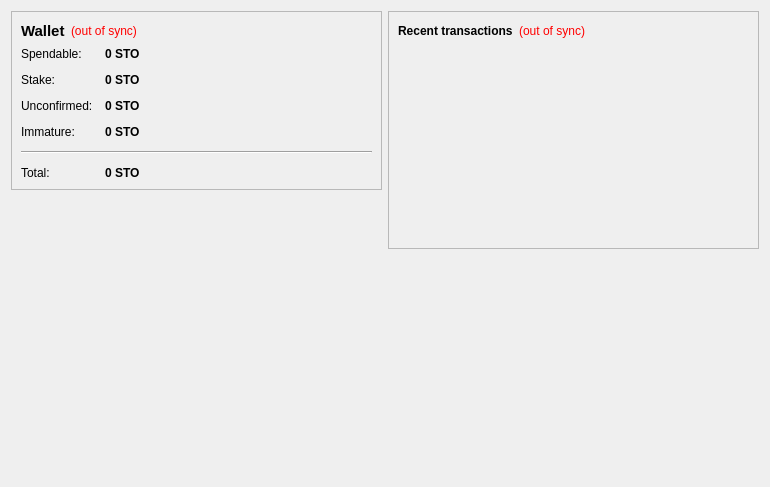
<?xml version="1.0" encoding="UTF-8"?>
<ui version="4.0">
 <class>OverviewPage</class>
 <widget class="QWidget" name="OverviewPage">
  <property name="geometry">
   <rect>
    <x>0</x>
    <y>0</y>
    <width>770</width>
    <height>487</height>
   </rect>
  </property>
  <property name="windowTitle">
   <string>Form</string>
  </property>
  <layout class="QHBoxLayout" name="horizontalLayout" stretch="1,1">
   <item>
    <layout class="QVBoxLayout" name="verticalLayout_2">
     <item>
      <widget class="QFrame" name="frame">
       <property name="frameShape">
        <enum>QFrame::StyledPanel</enum>
       </property>
       <property name="frameShadow">
        <enum>QFrame::Raised</enum>
       </property>
       <layout class="QVBoxLayout" name="verticalLayout_4">
        <item>
         <layout class="QHBoxLayout" name="horizontalLayout_4">
          <item>
           <widget class="QLabel" name="label_5">
            <property name="font">
             <font>
              <pointsize>11</pointsize>
              <weight>75</weight>
              <bold>true</bold>
             </font>
            </property>
            <property name="text">
             <string>Wallet</string>
            </property>
           </widget>
          </item>
          <item>
           <widget class="QLabel" name="labelWalletStatus">
            <property name="toolTip">
             <string>The displayed information may be out of date. Your wallet automatically synchronizes with the SaveTheOcean network after a connection is established, but this process has not completed yet.</string>
            </property>
            <property name="styleSheet">
             <string notr="true">QLabel { color: red; }</string>
            </property>
            <property name="text">
             <string notr="true">(out of sync)</string>
            </property>
            <property name="alignment">
             <set>Qt::AlignLeading|Qt::AlignLeft|Qt::AlignVCenter</set>
            </property>
           </widget>
          </item>
          <item>
           <spacer name="horizontalSpacer_2">
            <property name="orientation">
             <enum>Qt::Horizontal</enum>
            </property>
            <property name="sizeHint" stdset="0">
             <size>
              <width>40</width>
              <height>20</height>
             </size>
            </property>
           </spacer>
          </item>
         </layout>
        </item>
        <item>
         <layout class="QFormLayout" name="formLayout_2">
          <property name="fieldGrowthPolicy">
           <enum>QFormLayout::AllNonFixedFieldsGrow</enum>
          </property>
          <property name="horizontalSpacing">
           <number>12</number>
          </property>
          <property name="verticalSpacing">
           <number>12</number>
          </property>
          <item row="0" column="0">
           <widget class="QLabel" name="label">
            <property name="text">
             <string>Spendable:</string>
            </property>
           </widget>
          </item>
          <item row="0" column="1">
           <widget class="QLabel" name="labelBalance">
            <property name="font">
             <font>
              <weight>75</weight>
              <bold>true</bold>
             </font>
            </property>
            <property name="cursor">
             <cursorShape>IBeamCursor</cursorShape>
            </property>
            <property name="toolTip">
             <string>Your current spendable balance</string>
            </property>
            <property name="text">
             <string notr="true">0 STO</string>
            </property>
            <property name="textInteractionFlags">
             <set>Qt::LinksAccessibleByMouse|Qt::TextSelectableByKeyboard|Qt::TextSelectableByMouse</set>
            </property>
           </widget>
          </item>
          <item row="1" column="0">
           <widget class="QLabel" name="label_6">
            <property name="text">
             <string>Stake:</string>
            </property>
           </widget>
          </item>
          <item row="1" column="1">
           <widget class="QLabel" name="labelStake">
            <property name="font">
             <font>
              <weight>75</weight>
              <bold>true</bold>
             </font>
            </property>
            <property name="cursor">
             <cursorShape>IBeamCursor</cursorShape>
            </property>
            <property name="toolTip">
             <string>Total of coins that was staked, and do not yet count toward the current balance</string>
            </property>
            <property name="text">
             <string notr="true">0 STO</string>
            </property>
            <property name="textInteractionFlags">
             <set>Qt::LinksAccessibleByMouse|Qt::TextSelectableByKeyboard|Qt::TextSelectableByMouse</set>
            </property>
           </widget>
          </item>
          <item row="2" column="0">
           <widget class="QLabel" name="label_3">
            <property name="text">
             <string>Unconfirmed:</string>
            </property>
           </widget>
          </item>
          <item row="2" column="1">
           <widget class="QLabel" name="labelUnconfirmed">
            <property name="font">
             <font>
              <weight>75</weight>
              <bold>true</bold>
             </font>
            </property>
            <property name="cursor">
             <cursorShape>IBeamCursor</cursorShape>
            </property>
            <property name="toolTip">
             <string>Total of transactions that have yet to be confirmed, and do not yet count toward the current balance</string>
            </property>
            <property name="text">
             <string notr="true">0 STO</string>
            </property>
            <property name="textInteractionFlags">
             <set>Qt::LinksAccessibleByMouse|Qt::TextSelectableByKeyboard|Qt::TextSelectableByMouse</set>
            </property>
           </widget>
          </item>
          <item row="3" column="0">
           <widget class="QLabel" name="labelImmatureText">
            <property name="text">
             <string>Immature:</string>
            </property>
           </widget>
          </item>
          <item row="3" column="1">
           <widget class="QLabel" name="labelImmature">
            <property name="font">
             <font>
              <weight>75</weight>
              <bold>true</bold>
             </font>
            </property>
            <property name="toolTip">
             <string>Mined balance that has not yet matured</string>
            </property>
            <property name="text">
             <string notr="true">0 STO</string>
            </property>
            <property name="textInteractionFlags">
             <set>Qt::LinksAccessibleByMouse|Qt::TextSelectableByKeyboard|Qt::TextSelectableByMouse</set>
            </property>
           </widget>
          </item>
          <item row="4" column="0" colspan="2">
           <widget class="Line" name="line">
            <property name="orientation">
             <enum>Qt::Horizontal</enum>
            </property>
           </widget>
          </item>
          <item row="5" column="0">
           <widget class="QLabel" name="labelTotalText">
            <property name="text">
             <string>Total:</string>
            </property>
           </widget>
          </item>
          <item row="5" column="1">
           <widget class="QLabel" name="labelTotal">
            <property name="font">
             <font>
              <weight>75</weight>
              <bold>true</bold>
             </font>
            </property>
            <property name="cursor">
             <cursorShape>IBeamCursor</cursorShape>
            </property>
            <property name="toolTip">
             <string>Your current total balance</string>
            </property>
            <property name="text">
             <string notr="true">0 STO</string>
            </property>
            <property name="textInteractionFlags">
             <set>Qt::LinksAccessibleByMouse|Qt::TextSelectableByKeyboard|Qt::TextSelectableByMouse</set>
            </property>
           </widget>
          </item>
         </layout>
        </item>
       </layout>
      </widget>
     </item>
     <item>
      <spacer name="verticalSpacer">
       <property name="orientation">
        <enum>Qt::Vertical</enum>
       </property>
       <property name="sizeHint" stdset="0">
        <size>
         <width>20</width>
         <height>40</height>
        </size>
       </property>
      </spacer>
     </item>
     <item>
      <widget class="QLabel" name="label_2">
       <property name="autoFillBackground">
        <bool>true</bool>
       </property>
       <property name="text">
        <string/>
       </property>
       <property name="pixmap">
        <pixmap>:/icons/drmbg</pixmap>
       </property>
       <property name="scaledContents">
        <bool>false</bool>
       </property>
       <property name="margin">
        <number>0</number>
       </property>
      </widget>
     </item>
    </layout>
   </item>
   <item>
    <layout class="QVBoxLayout" name="verticalLayout_3">
     <item>
      <widget class="QFrame" name="frame_2">
       <property name="frameShape">
        <enum>QFrame::StyledPanel</enum>
       </property>
       <property name="frameShadow">
        <enum>QFrame::Raised</enum>
       </property>
       <layout class="QVBoxLayout" name="verticalLayout">
        <item>
         <layout class="QHBoxLayout" name="horizontalLayout_2">
          <item>
           <widget class="QLabel" name="label_4">
            <property name="text">
             <string>&lt;b&gt;Recent transactions&lt;/b&gt;</string>
            </property>
           </widget>
          </item>
          <item>
           <widget class="QLabel" name="labelTransactionsStatus">
            <property name="toolTip">
             <string>The displayed information may be out of date. Your wallet automatically synchronizes with the SaveTheOcean network after a connection is established, but this process has not completed yet.</string>
            </property>
            <property name="styleSheet">
             <string notr="true">QLabel { color: red; }</string>
            </property>
            <property name="text">
             <string notr="true">(out of sync)</string>
            </property>
            <property name="alignment">
             <set>Qt::AlignRight|Qt::AlignTrailing|Qt::AlignVCenter</set>
            </property>
           </widget>
          </item>
          <item>
           <spacer name="horizontalSpacer">
            <property name="orientation">
             <enum>Qt::Horizontal</enum>
            </property>
            <property name="sizeHint" stdset="0">
             <size>
              <width>40</width>
              <height>20</height>
             </size>
            </property>
           </spacer>
          </item>
         </layout>
        </item>
        <item>
         <widget class="QListView" name="listTransactions">
          <property name="styleSheet">
           <string notr="true">QListView { background: transparent; }</string>
          </property>
          <property name="frameShape">
           <enum>QFrame::NoFrame</enum>
          </property>
          <property name="verticalScrollBarPolicy">
           <enum>Qt::ScrollBarAlwaysOff</enum>
          </property>
          <property name="horizontalScrollBarPolicy">
           <enum>Qt::ScrollBarAlwaysOff</enum>
          </property>
          <property name="selectionMode">
           <enum>QAbstractItemView::NoSelection</enum>
          </property>
         </widget>
        </item>
       </layout>
      </widget>
     </item>
     <item>
      <spacer name="verticalSpacer_2">
       <property name="orientation">
        <enum>Qt::Vertical</enum>
       </property>
       <property name="sizeHint" stdset="0">
        <size>
         <width>20</width>
         <height>40</height>
        </size>
       </property>
      </spacer>
     </item>
    </layout>
   </item>
  </layout>
 </widget>
 <resources>
  <include location="../bitcoin.qrc"/>
 </resources>
 <connections/>
</ui>
